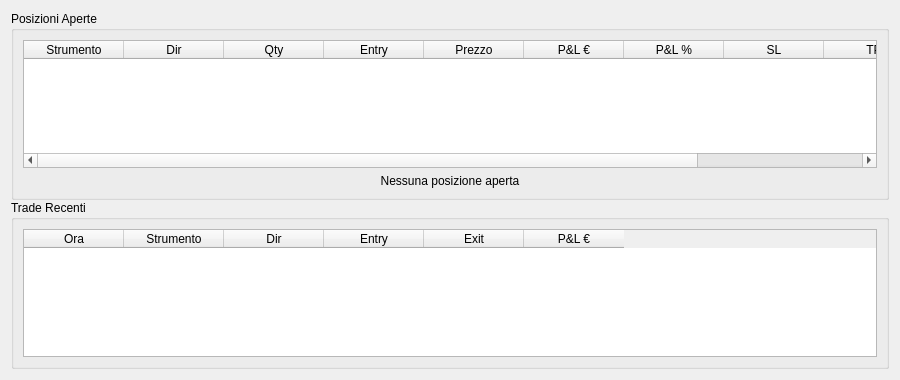
<?xml version="1.0" encoding="UTF-8"?>
<ui version="4.0">
 <class>PositionsPanel</class>
 <widget class="QWidget" name="PositionsPanel">
  <property name="geometry">
   <rect><x>0</x><y>0</y><width>900</width><height>380</height></rect>
  </property>
  <layout class="QVBoxLayout" name="rootLayout">
   <property name="spacing"><number>0</number></property>

   <!-- ── Posizioni aperte ───────────────────────────────────────────── -->
   <item>
    <widget class="QGroupBox" name="posGroup">
     <property name="title"><string>Posizioni Aperte</string></property>
     <layout class="QVBoxLayout" name="posLayout">

      <!-- Positions table -->
      <item>
       <widget class="QTableWidget" name="_table">
        <property name="minimumHeight"><number>120</number></property>
        <property name="maximumHeight"><number>220</number></property>
        <property name="columnCount"><number>10</number></property>
        <attribute name="horizontalHeaderStretchLastSection"><bool>false</bool></attribute>
        <attribute name="verticalHeaderVisible"><bool>false</bool></attribute>
        <column><property name="text"><string>Strumento</string></property></column>
        <column><property name="text"><string>Dir</string></property></column>
        <column><property name="text"><string>Qty</string></property></column>
        <column><property name="text"><string>Entry</string></property></column>
        <column><property name="text"><string>Prezzo</string></property></column>
        <column><property name="text"><string>P&amp;L €</string></property></column>
        <column><property name="text"><string>P&amp;L %</string></property></column>
        <column><property name="text"><string>SL</string></property></column>
        <column><property name="text"><string>TP</string></property></column>
        <column><property name="text"><string>Chiudi</string></property></column>
       </widget>
      </item>

      <!-- No positions label -->
      <item>
       <widget class="QLabel" name="_lbl_no_pos">
        <property name="text"><string>Nessuna posizione aperta</string></property>
        <property name="alignment"><set>Qt::AlignCenter</set></property>
       </widget>
      </item>

     </layout>
    </widget>
   </item>

   <!-- ── Trade recenti ──────────────────────────────────────────────── -->
   <item>
    <widget class="QGroupBox" name="logGroup">
     <property name="title"><string>Trade Recenti</string></property>
     <layout class="QVBoxLayout" name="logLayout">
      <item>
       <widget class="QTableWidget" name="_trade_log">
        <property name="maximumHeight"><number>140</number></property>
        <property name="columnCount"><number>6</number></property>
        <attribute name="verticalHeaderVisible"><bool>false</bool></attribute>
        <column><property name="text"><string>Ora</string></property></column>
        <column><property name="text"><string>Strumento</string></property></column>
        <column><property name="text"><string>Dir</string></property></column>
        <column><property name="text"><string>Entry</string></property></column>
        <column><property name="text"><string>Exit</string></property></column>
        <column><property name="text"><string>P&amp;L €</string></property></column>
       </widget>
      </item>
     </layout>
    </widget>
   </item>

   <!-- Vertical spacer -->
   <item>
    <spacer name="verticalSpacer">
     <property name="orientation"><enum>Qt::Vertical</enum></property>
     <property name="sizeHint" stdset="0"><size><width>20</width><height>40</height></size></property>
    </spacer>
   </item>

  </layout>
 </widget>
 <resources/>
 <connections/>
</ui>
